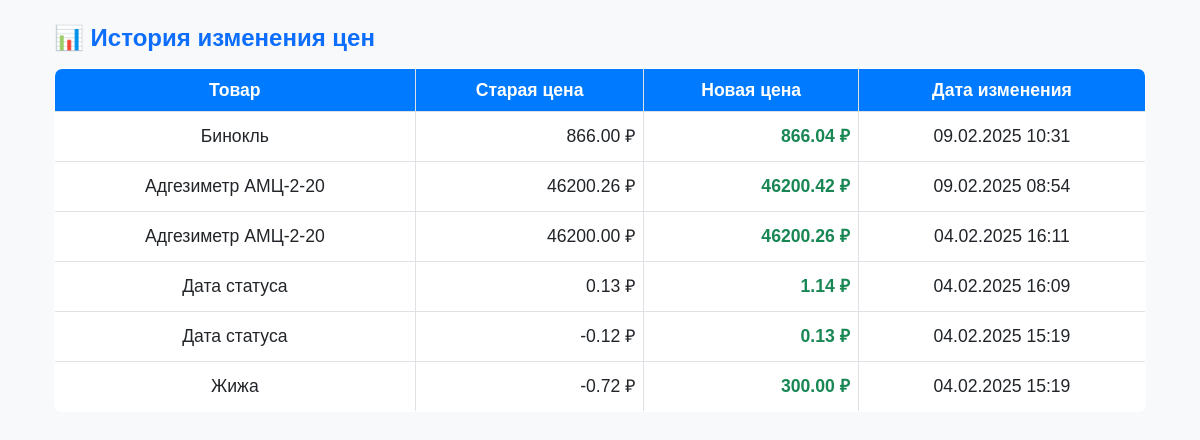
/price-history/, run on an earlier commit of the app's database.
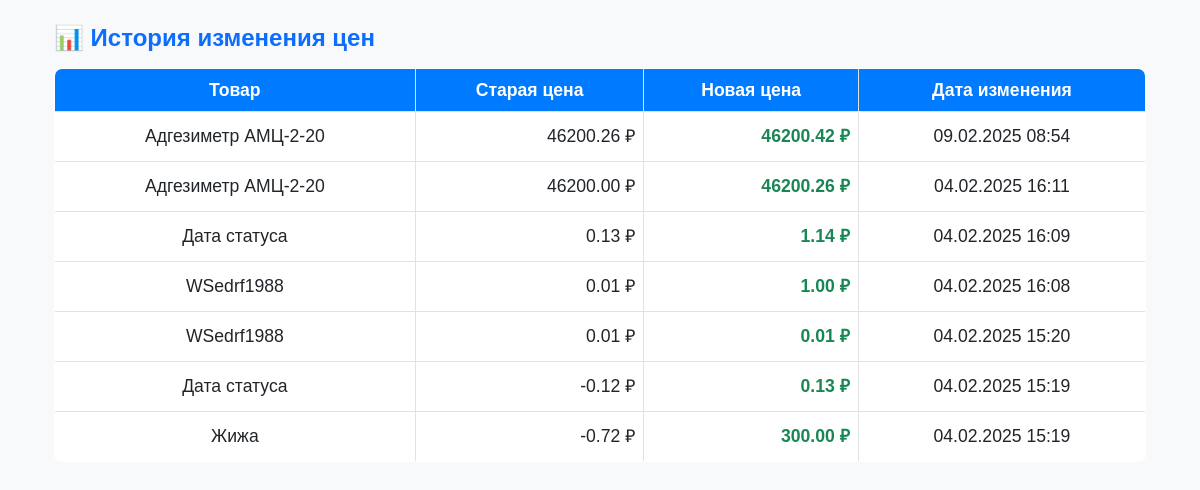
And on a later commit of the database.
### trades/models.py (models this page shows, shortened)
class PriceHistory(models.Model):
    item = models.ForeignKey('Item', on_delete=models.CASCADE, related_name="price_history")
    old_price = models.DecimalField(max_digits=10, decimal_places=2)
    new_price = models.DecimalField(max_digits=10, decimal_places=2)
    changed_at = models.DateTimeField(auto_now_add=True)

class Item(models.Model):
    name = models.CharField(max_length=255, unique=True)
    price = models.DecimalField(max_digits=10, decimal_places=2)

### trades/views.py (the view)
# urls.py: path('price-history/', price_history_view, name='price_history'),
def price_history_view(request):
    price_history = PriceHistory.objects.all().order_by('-changed_at')  # Сортируем по дате (новые сверху)
    return render(request, "trades/price_history.html", {"price_history": price_history})

### trades/templates/trades/price_history.html (shortened to what this page needs)
{% extends 'base.html' %}
{% block content %}
    <div class="container my-4">
        <h2 class="text-primary">📊 История изменения цен</h2>
        <div class="table-responsive">
            <table class="table table-bordered table-hover">
                <thead class="table-light">
                <tr>
                    <th>Товар</th>
                    <th>Старая цена</th>
                    <th>Новая цена</th>
                    <th>Дата изменения</th>
                </tr>
                </thead>
                <tbody>
                {% for history in price_history %}
                    <tr>
                        <td>{{ history.item.name }}</td>
                        <td class="text-end">{{ history.old_price|floatformat:2 }} ₽</td>
                        <td class="text-end fw-bold text-success">{{ history.new_price|floatformat:2 }} ₽</td>
                        <td class="text-center">{{ history.changed_at|date:"d.m.Y H:i" }}</td>
                    </tr>
                {% empty %}
                    <tr>
                        <td colspan="4" class="text-center text-muted">История изменений отсутствует</td>
                    </tr>
                {% endfor %}
                </tbody>
            </table>
        </div>
    </div>
{% endblock %}

### trades/templates/base.html (shortened to what this page needs)
{% load static %}
<!DOCTYPE html>
<html lang="ru">
<head>
    <link href="https://cdn.jsdelivr.net/npm/bootstrap@5.3.0-alpha1/dist/css/bootstrap.min.css" rel="stylesheet">
    <link rel="stylesheet" href="{% static 'css/styles.css' %}">
    <link rel="stylesheet" href="{% static 'css/login.css' %}">
</head>
<body>
<div id="message-container" class="position-fixed top-0 end-0 p-3" style="z-index: 1050;"></div>
<main class="container">
    {% block content %}{% endblock %}
</main>
</body>
</html>

### static/css/styles.css (style rules this page uses)
body { font-family: "Arial", sans-serif; background-color: #f8f9fa; color: #333; }
#message-container { max-width: 400px; }
.table { background: white; border: 1px solid #dee2e6; border-radius: 8px; overflow: hidden; width: 100%; border-collapse: collapse; }
.table th, .table td { font-size: 1.1rem; text-align: center; vertical-align: middle; }
.table th { background: #007bff; color: white; font-weight: bold; }
table { width: 100%; border-collapse: collapse; }
table tbody tr { height: 50px; }
h2 { font-size: 24px; font-weight: bold; margin-bottom: 15px; }

What changed in the data, as far as the page shows it:
removed PriceHistory: item.name "Бинокль", old_price "866.00", new_price "866.04", changed_at "09.02.2025 10:31"
added PriceHistory: item.name "WSedrf1988", old_price "0.01", new_price "1.00", changed_at "04.02.2025 16:08"
added PriceHistory: item.name "WSedrf1988", old_price "0.01", new_price "0.01", changed_at "04.02.2025 15:20"
